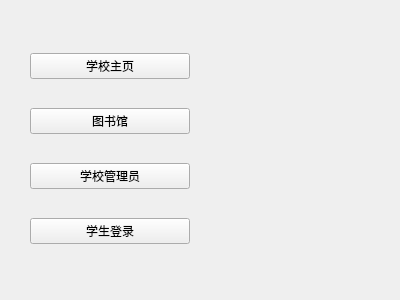
<?xml version="1.0" encoding="UTF-8"?>
<ui version="4.0">
 <class>widget</class>
 <widget class="QWidget" name="widget">
  <property name="geometry">
   <rect>
    <x>0</x>
    <y>0</y>
    <width>400</width>
    <height>300</height>
   </rect>
  </property>
  <property name="windowTitle">
   <string>校园综合平台</string>
  </property>
  <widget class="QWidget" name="verticalLayoutWidget">
   <property name="geometry">
    <rect>
     <x>30</x>
     <y>30</y>
     <width>160</width>
     <height>241</height>
    </rect>
   </property>
   <layout class="QVBoxLayout" name="verticalLayout">
    <item>
     <widget class="QPushButton" name="pushButton_2">
      <property name="text">
       <string>学校主页</string>
      </property>
     </widget>
    </item>
    <item>
     <widget class="QPushButton" name="pushButton">
      <property name="text">
       <string>图书馆</string>
      </property>
     </widget>
    </item>
    <item>
     <widget class="QPushButton" name="pushButton_3">
      <property name="text">
       <string>学校管理员</string>
      </property>
     </widget>
    </item>
    <item>
     <widget class="QPushButton" name="pushButton_4">
      <property name="text">
       <string>学生登录</string>
      </property>
     </widget>
    </item>
   </layout>
  </widget>
  <widget class="QLabel" name="label">
   <property name="geometry">
    <rect>
     <x>220</x>
     <y>34</y>
     <width>151</width>
     <height>231</height>
    </rect>
   </property>
   <property name="styleSheet">
    <string notr="true">border-image: url(:/picture/picture/HIT_picture(1).jpg);</string>
   </property>
   <property name="text">
    <string/>
   </property>
  </widget>
 </widget>
 <resources>
  <include location="../picture.qrc"/>
 </resources>
 <connections/>
</ui>
